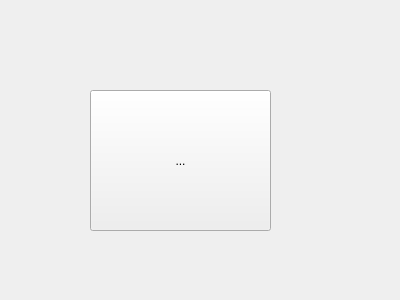
<?xml version="1.0" encoding="UTF-8"?>
<ui version="4.0">
 <class>Widget</class>
 <widget class="QWidget" name="Widget">
  <property name="geometry">
   <rect>
    <x>0</x>
    <y>0</y>
    <width>400</width>
    <height>300</height>
   </rect>
  </property>
  <property name="windowTitle">
   <string>Widget</string>
  </property>
  <widget class="QToolButton" name="toolButton">
   <property name="geometry">
    <rect>
     <x>90</x>
     <y>90</y>
     <width>181</width>
     <height>141</height>
    </rect>
   </property>
   <property name="text">
    <string>...</string>
   </property>
  </widget>
 </widget>
 <layoutdefault spacing="6" margin="11"/>
 <resources/>
 <connections/>
</ui>
